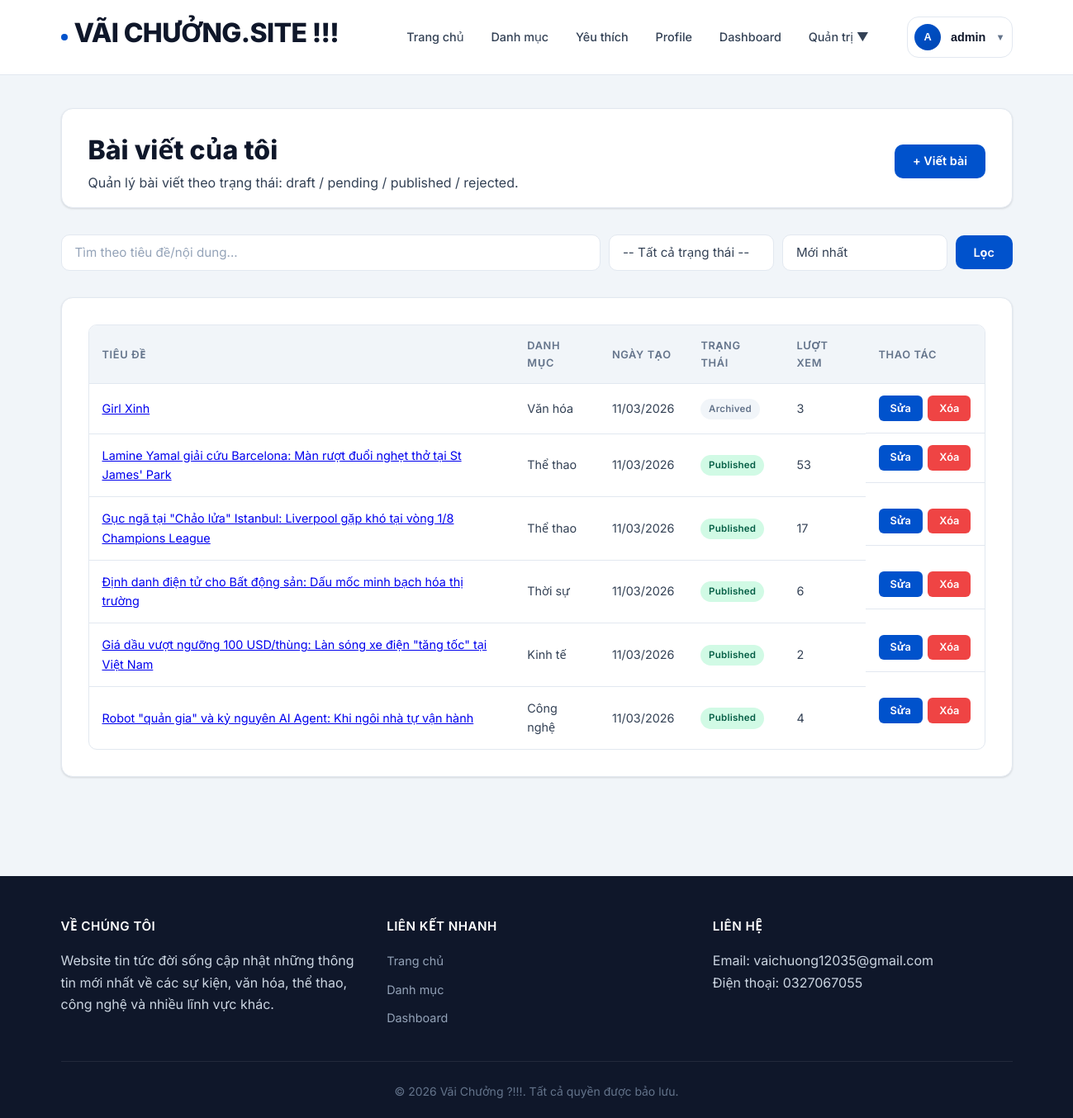
The app's page /dashboard/articles (signed in), older data.
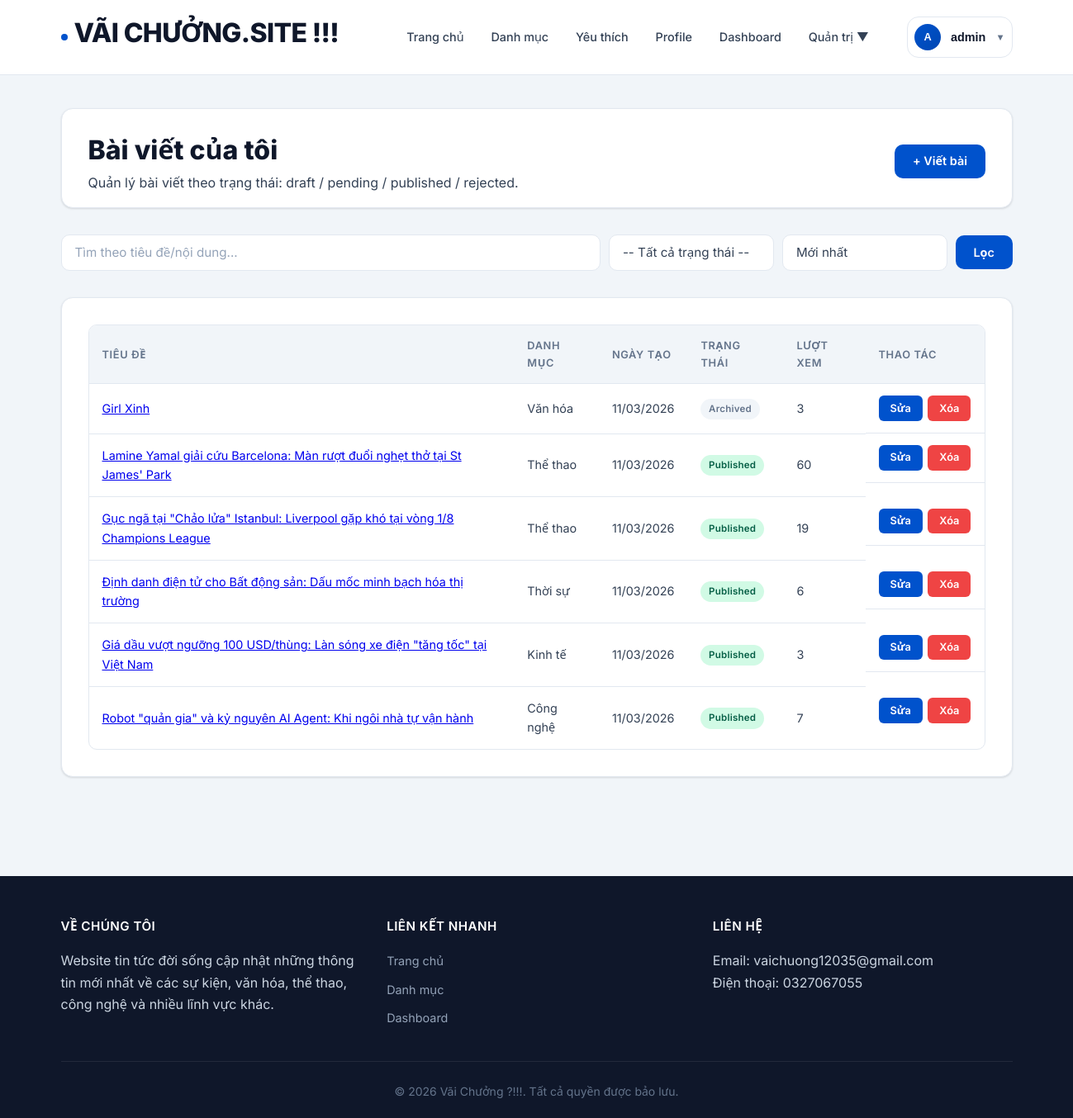
The same page, newer data.
### newsapp/models.py (models this page shows)
class Article(db.Model):
    __tablename__ = "articles"
    id = db.Column(db.Integer, primary_key=True)
    title = db.Column(db.String(200), nullable=False, index=True)
    content = db.Column(db.Text, nullable=False)
    excerpt = db.Column(db.String(500))
    image_ref = db.Column(db.String(500))
    status = db.Column(db.String(20), nullable=False, default=ArticleStatus.DRAFT, index=True)
    review_note = db.Column(db.String(500))
    created_at = db.Column(db.DateTime, default=datetime.utcnow, nullable=False, index=True)
    updated_at = db.Column(db.DateTime, default=datetime.utcnow, onupdate=datetime.utcnow, nullable=False)
    published_at = db.Column(db.DateTime)
    views = db.Column(db.Integer, default=0, nullable=False)
    audio_ref = db.Column(db.String(500))  # static-relative path to generated audio
    audio_duration = db.Column(db.Integer)  # seconds, optional
    summary_text = db.Column(db.Text)
    user_id = db.Column(db.Integer, db.ForeignKey("users.id"), nullable=False, index=True)
    category_id = db.Column(db.Integer, db.ForeignKey("categories.id"), nullable=False, index=True)
    author = db.relationship("User", back_populates="articles")
    category = db.relationship("Category", back_populates="articles")
    comments = db.relationship(
        "Comment", back_populates="article", lazy=True, order_by="Comment.created_at.desc()"
    )
    favorites = db.relationship("Favorite", back_populates="article", lazy=True)

class Category(db.Model):
    __tablename__ = "categories"
    id = db.Column(db.Integer, primary_key=True)
    name = db.Column(db.String(100), unique=True, nullable=False, index=True)
    description = db.Column(db.Text)
    active = db.Column(db.Boolean, nullable=False, default=True, index=True)
    created_at = db.Column(db.DateTime, default=datetime.utcnow, nullable=False)
    articles = db.relationship("Article", back_populates="category", lazy=True)

### newsapp/controllers/dashboard_controller.py (the view)
@bp.route("/articles")
@login_required
def my_articles():
    user = get_current_user()
    assert user is not None
    q = (request.args.get("q") or "").strip()
    status = request.args.get("status") or ""
    sort = request.args.get("sort") or "newest"
    query = Article.query.filter(Article.user_id == user.id)
    if status in ArticleStatus.ALL:
        query = query.filter(Article.status == status)
    if q:
        like = f"%{q}%"
        query = query.filter(or_(Article.title.ilike(like), Article.excerpt.ilike(like), Article.content.ilike(like)))
    if sort == "oldest":
        query = query.order_by(Article.created_at.asc())
    elif sort == "views":
        query = query.order_by(Article.views.desc(), Article.created_at.desc())
    else:
        query = query.order_by(Article.created_at.desc())
    articles = query.all()
    return render_template("dashboard/articles.html", user=user, articles=articles, q=q, status=status, sort=sort)

### newsapp/utils/auth.py (called while the page is built)
def get_current_user() -> User | None:
    if hasattr(g, "current_user"):
        return cast(User | None, g.current_user)
    user_id = session.get("user_id")
    if not user_id:
        g.current_user = None
        return None
    user = db.session.get(User, int(user_id))
    g.current_user = user
    return user

def login_required(fn: F) -> F:
    @wraps(fn)
    def wrapper(*args, **kwargs):
        user = get_current_user()
        if not user:
            flash("Vui lòng đăng nhập để truy cập!", "error")
            return redirect(url_for("auth.login"))
        if not user.active:
            session.clear()
            flash("Tài khoản đang bị khóa / không hoạt động.", "error")
            return redirect(url_for("auth.login"))
        return fn(*args, **kwargs)
    return cast(F, wrapper)

### newsapp/templates/dashboard/articles.html (shortened to what this page needs)
{% extends "base.html" %}
{% block content %}
<div class="container">
    <div class="dashboard-header">
        <div>
            <h1>Bài viết của tôi</h1>
            <p>Quản lý bài viết theo trạng thái: draft / pending / published / rejected.</p>
        </div>
        <div class="dashboard-actions">
            <a href="{{ url_for('dashboard.create_article') }}" class="btn btn-primary">+ Viết bài</a>
        </div>
    </div>
    <section class="search-section">
        <form method="GET" action="{{ url_for('dashboard.my_articles') }}" class="search-form">
            <input type="text" name="q" placeholder="Tìm theo tiêu đề/nội dung..." value="{{ q or '' }}">
            <select name="status">
                <option value="">-- Tất cả trạng thái --</option>
            </select>
            <select name="sort">
                <option value="newest" {% if sort == 'newest' %}selected{% endif %}>Mới nhất</option>
            </select>
            <button type="submit" class="btn btn-primary">Lọc</button>
        </form>
    </section>
    <div class="dashboard-articles">
        {% if articles %}
        <div class="articles-table">
            <table>
                <thead>
                    <tr>
                        <th>Tiêu đề</th>
                        <th>Danh mục</th>
                        <th>Ngày tạo</th>
                        <th>Trạng thái</th>
                        <th>Lượt xem</th>
                        <th>Thao tác</th>
                    </tr>
                </thead>
                <tbody>
                    {% for article in articles %}
                    <tr>
                        <td>
                            <a href="{{ url_for('main.article_detail', article_id=article.id) }}">{{ article.title }}</a>
                        </td>
                        <td>{{ article.category.name }}</td>
                        <td>{{ article.created_at.strftime('%d/%m/%Y') }}</td>
                        <td>
                            <span class="badge badge-status badge-{{ article.status }}">{{ article.status }}</span>
                        </td>
                        <td>{{ article.views }}</td>
                        <td class="actions">
                            <a href="{{ url_for('dashboard.edit_article', article_id=article.id) }}" class="btn btn-sm btn-primary">Sửa</a>
                            <form method="POST" action="{{ url_for('dashboard.delete_article', article_id=article.id) }}" style="display:inline;" onsubmit="return confirm('Xóa bài viết này?');">
                                <button type="submit" class="btn btn-sm btn-danger">Xóa</button>
                            </form>
                        </td>
                    </tr>
                    {% endfor %}
                </tbody>
            </table>
        </div>
        {% else %}
        <p class="no-articles">Chưa có bài viết nào. <a href="{{ url_for('dashboard.create_article') }}">Viết bài đầu tiên</a></p>
        {% endif %}
    </div>
</div>
{% endblock %}

Row changes from the older to the newer data that the page shows:
changed Article "Lamine Yamal giải cứu Barcelona: Màn rượt đuổi nghẹt thở tại St James' Park": views "53" → "60"
changed Article "Gục ngã tại \"Chảo lửa\" Istanbul: Liverpool gặp khó tại vòng 1/8 Champions League": views "17" → "19"
changed Article "Giá dầu vượt ngưỡng 100 USD/thùng: Làn sóng xe điện \"tăng tốc\" tại Việt Nam": views "2" → "3"
changed Article "Robot \"quản gia\" và kỷ nguyên AI Agent: Khi ngôi nhà tự vận hành": views "4" → "7"
